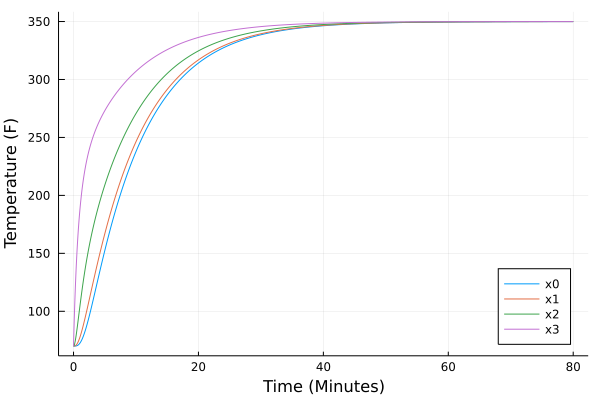

Julia code for this plot:
using LinearAlgebra

function cake_derivs(x, D=0.75, delta=1.0, To=350.)
    dx = zeros((4,))
    dx[1] = D * (2 * x[2] - 2 * x[1]) / delta^2
    dx[2] = D * (x[1] - 2 * x[2] + x[3]) / delta^2
    dx[3] = D * (x[2] - 2 * x[3] + x[4]) / delta^2
    dx[4] = D * (x[3] - 2 * x[4] + To) / delta^2
    return dx
end

function evolvecake(f::Function, t_start::Float64, 
                    t_end::Float64, y_init, steps::Int, 
                    D=0.75, delta=1.0, To=350.)
    y = zeros((length(y_init), steps))
    h = (t_end - t_start) / steps
    t = t_start
    y[:, 1] = y_init
    for i in 1:steps - 1
        y[:, i + 1] = y[:, i] + h .* f(y[:, i], D, delta, To)
        t += h
    end
    return y
end

y_init = [70., 70., 70., 70.]
ts = range(0.0, stop=80., length=4800)
xhist = evolvecake(cake_derivs, 0.0, 80., y_init, 1 / 60)
p = plot()
for i = 1:4
    plot!(ts, xhist[i, :],
            xlabel="Time (Minutes)",
            ylabel="Temperature (F)", 
            label="x$(i - 1)",
            legend=:bottomright)
end
display(p)
png("problem7_3.png")

steps = round(Int, 80 / 0.77)
ts = range(0., stop=80., length=steps)
xhist = evolvecake(cake_derivs, 0.0, 80., y_init, steps)
p = plot()
for i = 1:4
    plot!(ts, xhist[i, :],
            xlabel="Time (Minutes)",
            ylabel="Temperature (F)", 
            label="x$(i - 1)",
            legend=:bottomright)
end
display(p)
png("problem7_4.png")
